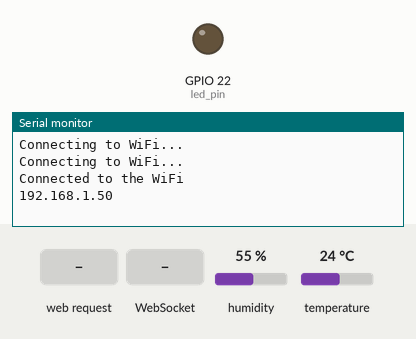
Recording of a sketch running on a simulated ESP32. Shown: output pins drawn as LEDs (lit = HIGH), the last lines printed to the serial monitor. The inputs (shaded band) are chosen by the test bench; at power-on: humidity 55 %, temperature 24 °C. WiFi joins after 1.5 s; servers stay silent unless stated; storage starts empty.

Above: at 3.2 s.
3.3 s: HTTP request GET / received
At 3.9 s:
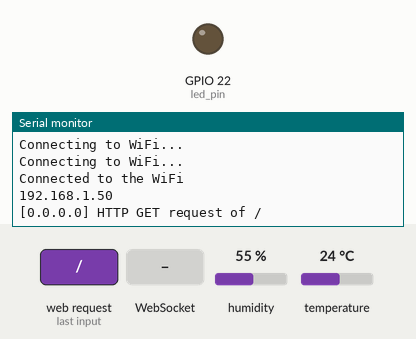
5.5 s: WebSocket text "1" received
At 7.2 s:
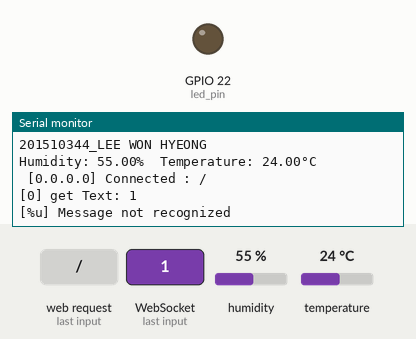

The sketch:

esp32_sensor.ino
```cpp
#include <WebSocketsServer.h>
#include <WiFi.h>
#include <SPIFFS.h>
#include <ESPAsyncWebServer.h>
#include <DHT.h> // DHT 라이브러리 추가
#include <ArduinoJson.h> // JSON 사용을 위한 라이브러리 추가
#define DHTTYPE DHT11
DHT dht(15, DHTTYPE); //DHT 설정 dht( 핀, DHT 종류)
// 온도와 습도를 저장할 변수 선언
float temp,humid;

const char* ssid = "KT_GiGA_2G_Wave2_1123";
const char* password = "ke77ff4984";

const int led_pin = 22;
const int ws_port = 52274;
//const int PushButton = 15;
uint8_t client_Ip = NULL;

AsyncWebServer server(80); //웹서버 80포트
WebSocketsServer webSocket = WebSocketsServer(ws_port); //소켓통신


char msg_buf[10];
int led_state=0;  //led 상태

// WebSocketsServer 라이브러리 사용 부분
void webSocketEvent(uint8_t client_Ipnum, WStype_t type, uint8_t * payload, size_t length){
  //콜백 웹소켓 받아서 처리
   IPAddress ip = webSocket.remoteIP(client_Ipnum);
      switch(type) { //WStype_t type 의 유형에 따라 처리한다.
        case WStype_DISCONNECTED: // 연결해제 ,연결안될 때 이 메세지 뜸
            Serial.printf("[%u] Disconnected!\n", client_Ipnum);
            break;
        case WStype_CONNECTED:  //연결시
            {
                Serial.printf(" [%d.%d.%d.%d] Connected : %s\n", ip[0], ip[1], ip[2], ip[3] , payload);
                webSocket.sendTXT(client_Ipnum, "Connected");      //sendTXT 메소드로 클라이언트에 연결메세지를 보냄
                client_Ip = client_Ipnum;
            }
            break;
        case WStype_TEXT: // TEXT 받아서 처리 , 문자일시 그대로 출력해주고 LED 컨트롤을 위한 값일 때 상태조절 코드를 작성예정
            Serial.printf("[%u] get Text: %s\n", client_Ipnum, payload);

            // LED 조절 테스트코드
            if(strcmp((char*)payload, "toggleLED") == 0){
              Serial.printf("toggleLED received\n");
              led_state = led_state ? 0 : 1;
              digitalWrite(led_pin, led_state);
            }
            // LED 현재상태출력
            else if(strcmp((char*)payload, "getLEDstate") == 0){
              sprintf(msg_buf, "%d" , led_state);
              Serial.printf("Sending to [%d.%d.%d.%d] : %s\n",ip[0], ip[1], ip[2], ip[3],msg_buf);
              webSocket.sendTXT(client_Ipnum, msg_buf);
            }
            // 메세지가 없을 시
            else {
              Serial.println("[%u] Message not recognized");
            }
            break;


    case WStype_BIN:
    case WStype_ERROR:
    case WStype_FRAGMENT_TEXT_START:
    case WStype_FRAGMENT_BIN_START:
    case WStype_FRAGMENT:
    case WStype_FRAGMENT_FIN:
      break;
    }
}
//웹서버 라이브러리 사용부분 , 스마트폰에서 ESP32에 연결하고 페이지를 요청하면 전송하는 코드
void onIndexRequest(AsyncWebServerRequest *request) {
  IPAddress remote_ip = request->client()->remoteIP();
  Serial.println("[" + remote_ip.toString() +
                  "] HTTP GET request of " + request->url());
  request->send(SPIFFS, "/index.html", "text/html");
}
//404not found , 페이지 없을 때 에러 페이지
void onPageNotFound(AsyncWebServerRequest *request) {
  IPAddress remote_ip = request->client()->remoteIP();
  Serial.println("[" + remote_ip.toString() +
                  "] HTTP GET request of " + request->url());
  request->send(404, "text/plain", "Not found");
}
void setup() {

  Serial.begin(115200);
  pinMode(led_pin, OUTPUT);
  digitalWrite(led_pin, LOW);

  if( !SPIFFS.begin()){
    Serial.println("Error mounting SPIFFS");
    while(1);
  }

  WiFi.begin(ssid, password);
  while (WiFi.status() != WL_CONNECTED) { //wifi가 잡힐때까지 1초 간격으로 연결중... 출력
    delay(1000);
    Serial.println("Connecting to WiFi...");
  }
  Serial.println("Connected to the WiFi");  // 열결시 연결완료 문구 출력 후 연결 IP 출력
  Serial.println(WiFi.localIP());

//
//  WiFi.softAP(ssid, password);
//
//  Serial.println();
//  Serial.println("AP running");
//  Serial.print("My IP address: ");
//  Serial.println(WiFi.softAPIP());

   // HTTP_GET 요청에 onIndexRequest메소드 실행 ( index.html 응답 )
  server.on("/", HTTP_GET, onIndexRequest);

  // 페이지없으면 에러메세지 출력
  server.onNotFound(onPageNotFound);

  // 웹서버 시작
  server.begin();
  //웹소켓 서버 시작
  webSocket.begin();
  webSocket.onEvent(webSocketEvent);
}

void loop() {
  webSocket.loop(); // loop 로 클라이언트에서 보내는 웹소켓 메세지 수신
   delay(2000);
   temp = dht.readTemperature(); // 온도를 읽어서 tem에 저장
   humid = dht.readHumidity();    // 습도를 읽어서 hum에 저장

  StaticJsonDocument<100> doc;
  JsonObject root = doc.to<JsonObject>();
  root["Type"] = "DHT11_1";
  JsonObject value = root.createNestedObject("value");
  value["Temp"] = temp;
  value["Humid"] = humid;

  char buffer[100];
  serializeJson(root, buffer);
  Serial.println(buffer);
  webSocket.sendTXT(client_Ip, (buffer));


  Serial.println("201510344_LEE WON HYEONG");
  Serial.print(F("Humidity: "));
  Serial.print(humid);
  Serial.print(F("%  Temperature: "));
  Serial.print(temp);
  Serial.print(F("°C "));
  Serial.println();


// 8주차 실습코드_ 버튼
//  int Push_button_state = digitalRead(PushButton);
//
//  if(Push_button_state == 1){
//         led_state = Push_button_state;
//         webSocket.sendTXT(client_Ip, "3");
//         digitalWrite(led_pin, led_state); // HIGH == 1 , LOW == 0
//
//  }else{
//    led_state = Push_button_state;
//    webSocket.sendTXT(client_Ip, "0");
//    digitalWrite(led_pin, led_state);
//  }

}
```

Measured:
- after the input at 3.3 s, the serial monitor: prints a new line at once (image 1)
- after the input at 5.5 s, the serial monitor: prints a new line after 0.58 s (image 2)
